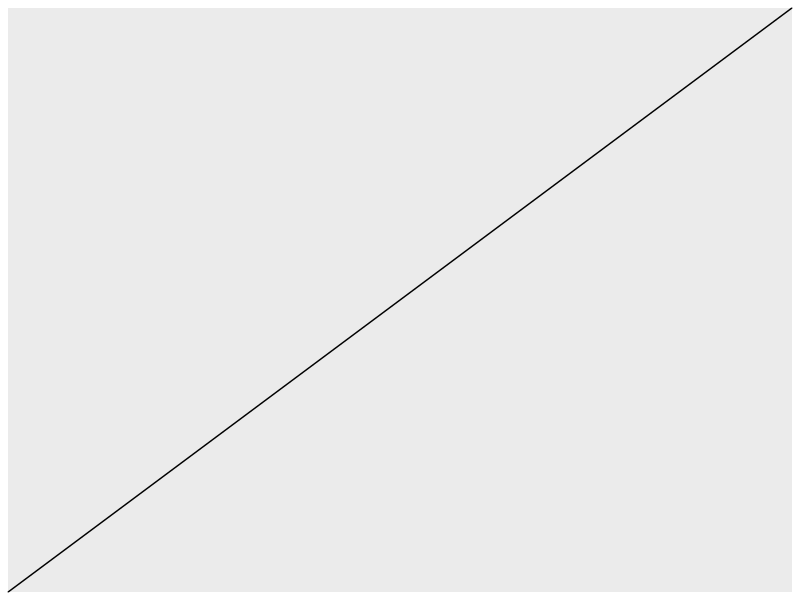

The R script that drew this image:
library(tidyverse)
library(ggplot2)

#carregando a base de dados geral
plugada <- read.csv("mmla/dupla 1/plugada_01.csv")
view(plugada)

#plotando o gráfico do ganho e não ganho do pré e pós teste 

plugada %>% ggplot(x = person, fill = happy) + geom_abline()
